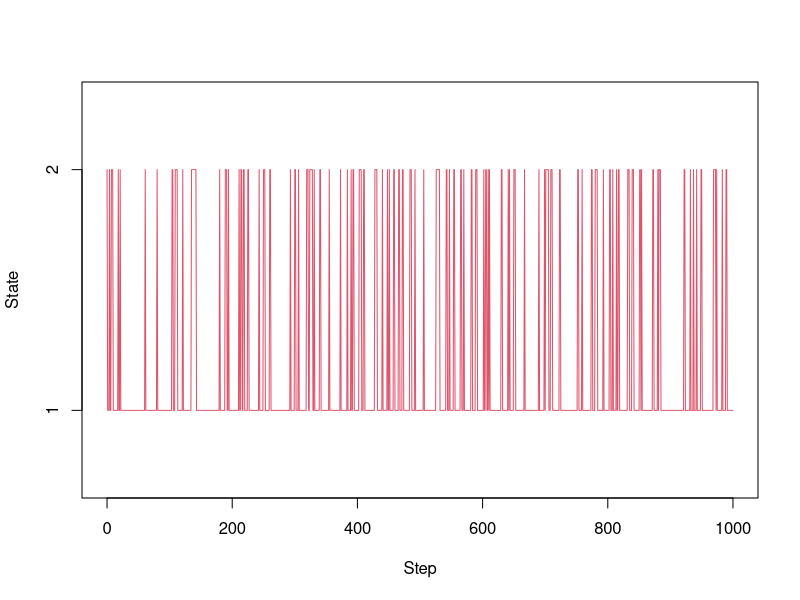
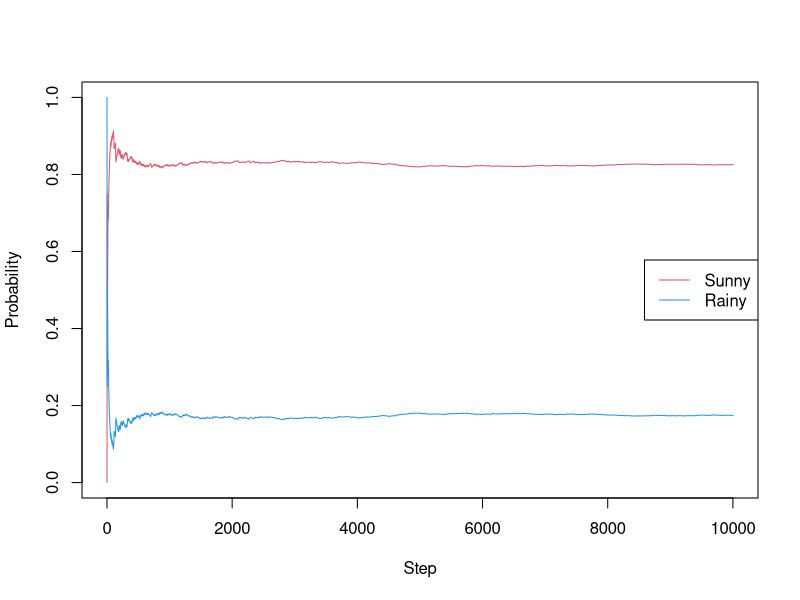
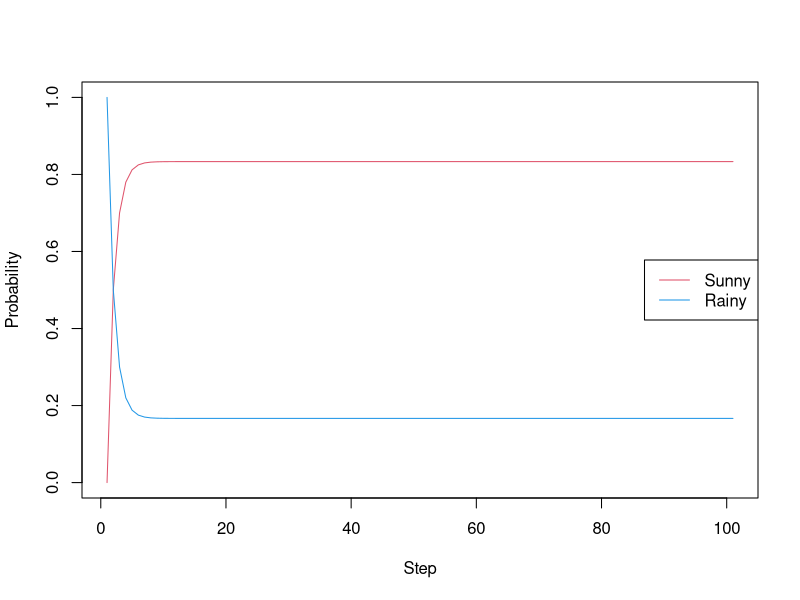
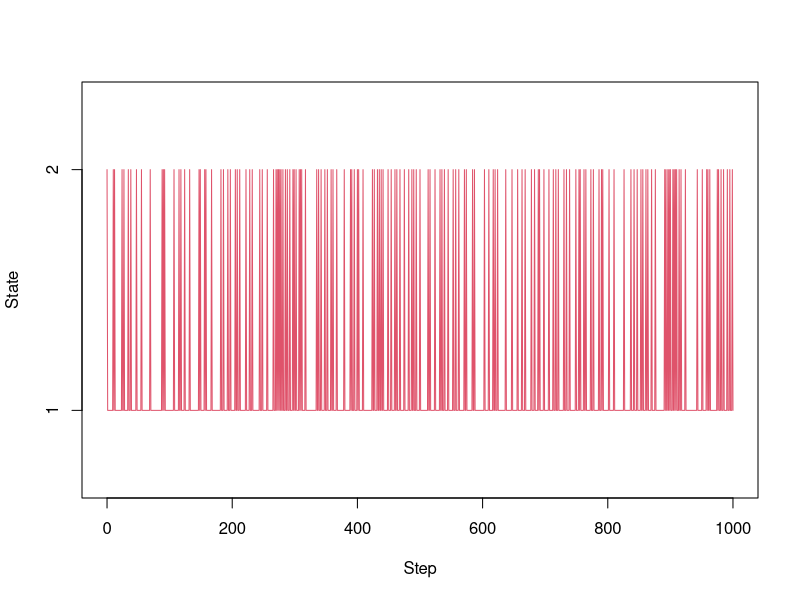
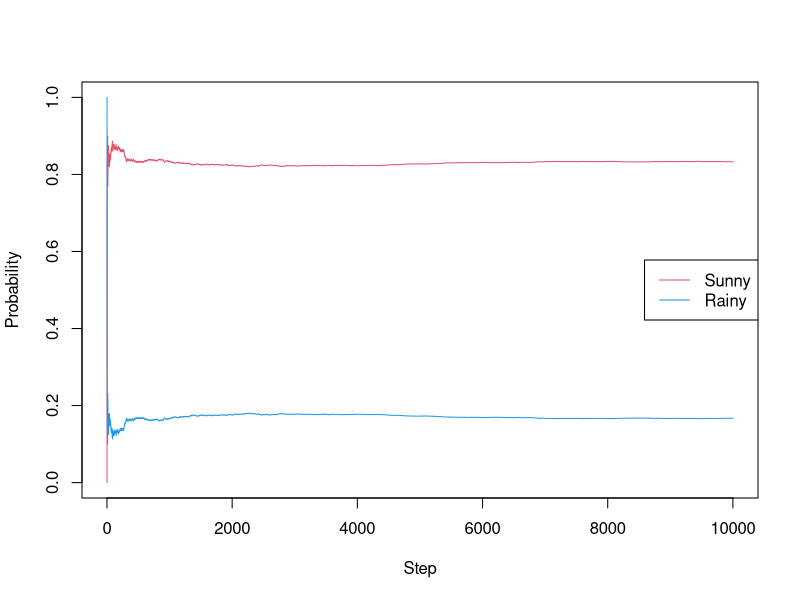
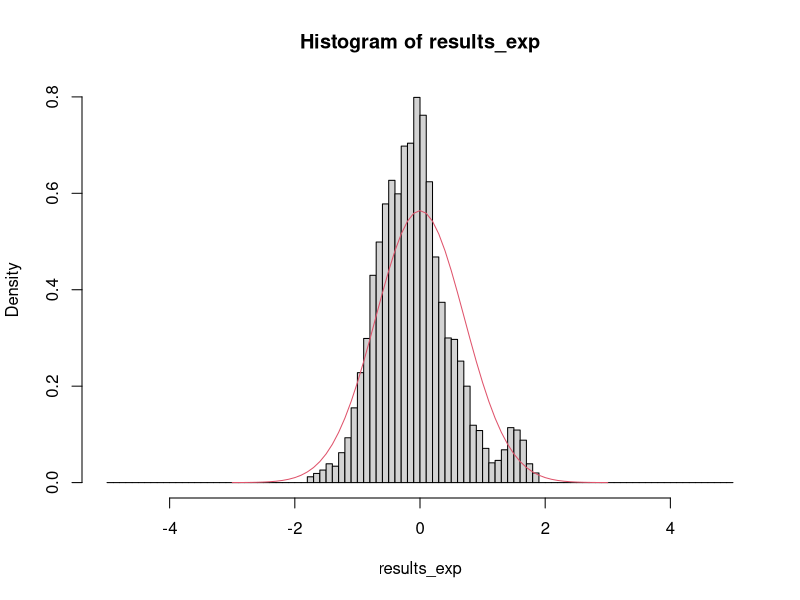
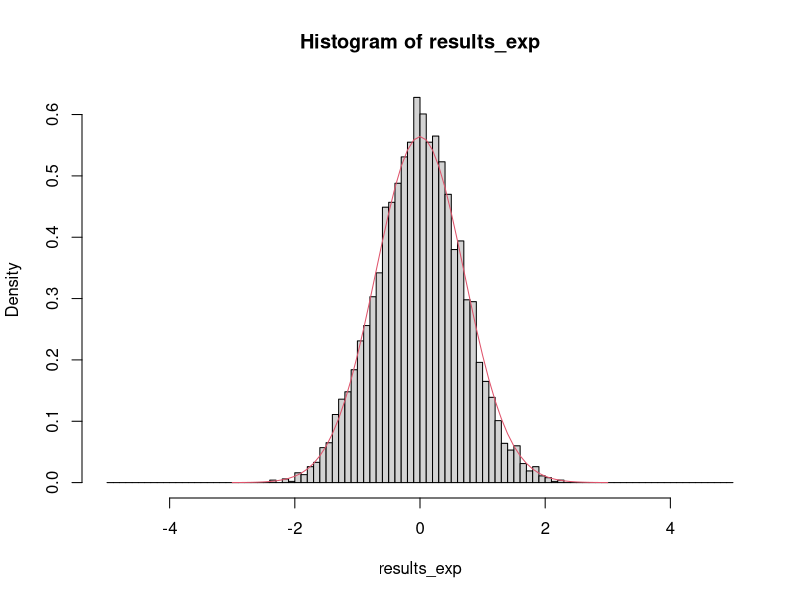
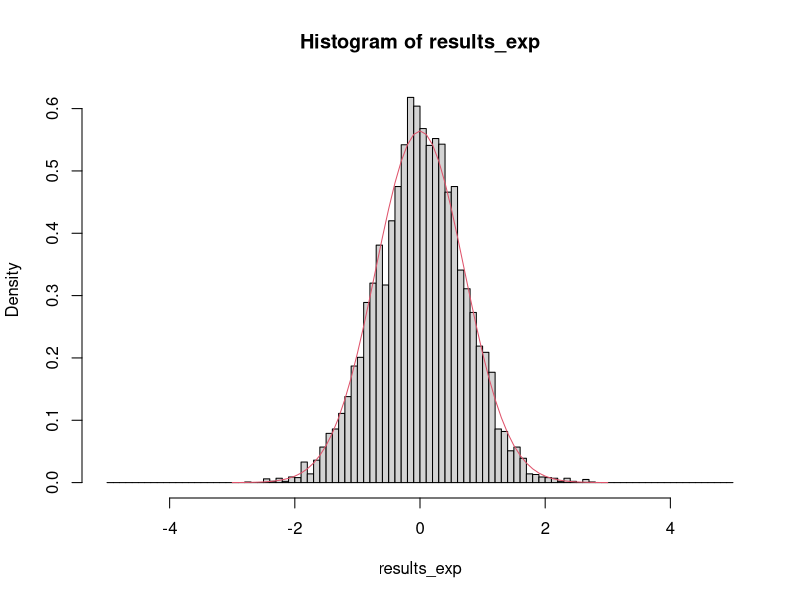

Reproduce these figures in R, in order.
## ---- chunk 1
knitr::opts_chunk$set(echo = TRUE)
## ---- chunk 2
markov_weather <- function(x0, nstep) {
  # x0: initial state
  # nstep: number of simulation steps
  # output: state trajectory (a vector of size nstep + 1)
  # states (binary): 1: "Sunny"; 2: "Rainy"
  # transition matrix, 1st row: 1 -> 1; 1 -> 2; 2nd row: 2 -> 1; 2 -> 2.
  transit = matrix(c(0.9, 0.1, 0.5, 0.5), nrow = 2, byrow = T)
  
  x = numeric(nstep+1)
  x[1] = x0
  for(i in seq(1:nstep)){
    r = runif(1)
    if(r < transit[x[i],1]){
      x[i+1] = 1
    }else{
      x[i+1] = 2
    }
  }
  return(x)
}

set.seed(1)
nstep = 10^4
results_weather  = markov_weather(x0 = 2, nstep = nstep)
plot(0:1000, results_weather[1:1001], type = "l", col = 2, xlab = "Step", ylab = "State", yaxt='n', ylim = c(0.7, 2.3))
axis(side=2, at=c(1,2))
## ---- chunk 3
p_sunny = cumsum(results_weather == 1)/cumsum(rep(1, length(results_weather)))
p_rainy = cumsum(results_weather == 2)/cumsum(rep(1, length(results_weather)))
plot(seq_len(nstep + 1), p_sunny, type = "l", col = 2, xlab = "Step", ylab = "Probability", ylim = c(0,1))
lines(seq_len(nstep + 1), p_rainy, col = 4)
legend("right", c("Sunny", "Rainy"), col = c(2, 4), lty = c(1,1))
tail(p_sunny, 1); tail(p_rainy, 1)
## ---- chunk 4
markov_weather_prob <- function(p0, nstep) {
  # p0: initial state probability -- (0, 1) means the initial condition is "2"
  # nstep: number of simulation steps
  # output: trajectory of state probability (matrix, row: steps; col: probability for states "1" and "2"
  # states (binary): 1: "Sunny"; 2: "Rainy"
  # transition matrix, 1st row: 1 -> 1; 1 -> 2; 2nd row: 2 -> 1; 2 -> 2.
  transit = matrix(c(0.9, 0.1, 0.5, 0.5), nrow = 2, byrow = T)
  
  p = matrix(0, nrow = nstep+1, ncol = 2)
  p[1,] = p0
  for(i in seq(1:nstep)){
    p[i+1,] = p[i,] %*% transit
  }
  return(p)
}

nstep = 100
prob_weather  = markov_weather_prob(p0 = c(0,1), nstep = nstep)
p_ss = prob_weather[nstep + 1,]
plot(seq_len(nstep + 1), prob_weather[,1], type = "l", col = 2, xlab = "Step", ylab = "Probability", ylim = c(0,1))
lines(seq_len(nstep + 1), prob_weather[,2], col = 4)
legend("right", c("Sunny", "Rainy"), col = c(2, 4), lty = c(1,1))
p_ss
## ---- chunk 5
metropolis_weather <- function(x0, p_ss, nstep) {
  # x0: initial state
  # p_ss: steady-state probability distribution (a vector of 2 elements)
  # nstep: number of simulation steps
  # output: state trajectory (a vector of size nstep + 1)
  # states (binary): 1: "Sunny"; 2: "Rainy"
  # transition matrix in this case is even unknown
  
  x = numeric(nstep+1)
  x[1] = x0
  for(i in seq(1:nstep)){
    xnew = 3 - x[i]  # 1 -> 2; 2 -> 1;
    a = min(1, p_ss[xnew]/p_ss[x[i]])
    if(runif(1) < a){
      x[i+1] = xnew
    }else{
      x[i+1] = x[i]
    }
  }
  return(x)
}

set.seed(1)
nstep = 10^4
results_weather2  = metropolis_weather(x0 = 2, p_ss = p_ss, nstep = nstep)
plot(0:1000, results_weather2[1:1001], type = "l", col = 2, xlab = "Step", ylab = "State", yaxt='n', ylim = c(0.7, 2.3))
axis(side=2, at=c(1,2))
## ---- chunk 6
p_sunny2 = cumsum(results_weather2 == 1)/cumsum(rep(1, length(results_weather2)))
p_rainy2 = cumsum(results_weather2 == 2)/cumsum(rep(1, length(results_weather2)))
plot(seq_len(nstep + 1), p_sunny2, type = "l", col = 2, xlab = "Step", ylab = "Probability", ylim = c(0,1))
lines(seq_len(nstep + 1), p_rainy2, col = 4)
legend("right", c("Sunny", "Rainy"), col = c(2, 4), lty = c(1,1))
## ---- chunk 7
cal_transit <- function(x_all){
  nstep = length(x_all) - 1
  n = length(unique(results_weather2))
  transit = matrix(0, nrow = n, ncol = n) # save counts of state transitions
  for(i in seq(1:nstep)){
    transit[x_all[i], x_all[i+1]] = transit[x_all[i], x_all[i+1]] + 1
  }
  total_counts = rowSums(transit)
  transit = transit/total_counts
  return(transit)
}
cal_transit(results_weather)  # transition matrix of the Markov chain model
cal_transit(results_weather2) # transition matrix of the metropolis sampling
## ---- chunk 8
metropolis_exp <- function(nstep, dx_max){
  # nstep: number of steps
  # dx_max: maximum step size (chosen from a uniform distribution)
  x = numeric(nstep+1)
  x[1] = 0  #initial x from the origin
  num_accept = 0
  for(i in 1:nstep){
    dx = runif(n = 1, min = -dx_max, max = dx_max)
    xnew = x[i] + dx
    a = min(1, exp(-xnew**2+x[i]**2))
    if(runif(1) < a){
      x[i+1] = xnew
      num_accept = num_accept + 1
    }else{
      x[i+1] = x[i]
    }
  }
  print(paste0("Acceptance rate", num_accept/nstep))
  return(x)
}

set.seed(1)
nstep = 10^4
x_sample = seq(-3,3,by = 0.1)
breaks = seq(-5,5,by = 0.1)
results_exp = metropolis_exp(nstep = nstep, dx_max = 0.1)
hist(results_exp, freq = F, breaks = breaks)
lines(x_sample, dnorm(x_sample, mean = 0, sd = sqrt(0.5)), col = 2)
results_exp = metropolis_exp(nstep = nstep, dx_max = 0.5)
hist(results_exp, freq = F, breaks = breaks)
lines(x_sample, dnorm(x_sample, mean = 0, sd = sqrt(0.5)), col = 2)
results_exp = metropolis_exp(nstep = nstep, dx_max = 2.0)
hist(results_exp, freq = F, breaks = breaks)
lines(x_sample, dnorm(x_sample, mean = 0, sd = sqrt(0.5)), col = 2)
results_exp = metropolis_exp(nstep = nstep, dx_max = 10.0)
hist(results_exp, freq = F, breaks = breaks)
lines(x_sample, dnorm(x_sample, mean = 0, sd = sqrt(0.5)), col = 2)
## ---- chunk 9
# compute the total energy of the spins
e_ising <- function(J, x){
  # J: interaction strength
  # x: states of the spins (1 or -1) -- a vector
  x_shift = c(x[-1], 0)
  e = - sum(x * x_shift)*J
  return(e)
}
## ---- chunk 10
# metropolis sampling based on a Boltzmann distribution
metropolis_ising_1st <- function(nstep, n, J, temp){
  # nstep: number of steps
  # n: number of spins (one dimensional)
  # J: interaction strength
  # temp: temperature (after scaling)
  x = matrix(0, nrow = (nstep + 1), ncol = n)  # states
  e = numeric(nstep + 1) # total energy
  x[1, ] = sample(c(-1, 1), size = n, replace = T) # random initial condition
  e[1] = e_ising(J, x[1,])
  num_accept = 0
  for(i in 1:nstep){
    k = sample(x = n, size = 1) # randomly select a spin
    xnew = x[i,]
    xnew[k] = -xnew[k]  # flip the spin
    enew = e_ising(J, xnew)
    a = min(1, exp(-(enew - e[i])/temp))
    if(runif(1) < a){
      x[i+1,] = xnew
      e[i+1] = enew
      num_accept = num_accept + 1
    }else{
      x[i+1,] = x[i,]
      e[i+1] = e[i]
    }
  }
  print(paste0("Acceptance rate ", num_accept/nstep))
  return(list(x = x, e = e))
}
set.seed(1)
nstep = 10^3
results_ising = metropolis_ising_1st(nstep = nstep, n = 10, J = 1, temp = 1)
plot(0:nstep, results_ising$e, type = "l", col = 2, lty = 1, xlab = "Step", ylab = "Total Energy", xlim = c(0,nstep))
## ---- chunk 11
# compute the energy differences for a move with a flip in the spin i
de_ising <- function(J,x,n,i){
  # J: interaction strength
  # x: states of the spins (1 or -1) -- a vector
  # i: the spin with a flip
  if(i == 1){
    de = 2*J*x[1]*x[2]
  }else if(i == n){
    de = 2*J*x[n-1]*x[n]
  }else{
    de = 2*J*x[i]*(x[i-1] + x[i+1])
  }
  return(de)
}

# testing to check if dE is computed properly
set.seed(1)
n = 10
J = 1
x = sample(c(-1, 1), size = n, replace = T) 
e0 = e_ising(J, x)
for(i in 1:n){
  x1 = x
  x1[i] = -x1[i]
  e1 = e_ising(J, x1)
  de = de_ising(J, x, n, i)
  print(c(i, e1 - e0, de))
}
## ---- chunk 12
# metropolis sampling based on a Boltzmann distribution (an improved version)
metropolis_ising_improved <- function(nstep, n, J, temp){
  # nstep: number of steps
  # n: number of spins (one dimensional)
  # J: interaction strength
  # temp: temperature (after scaling)
  x = matrix(0, nrow = (nstep + 1), ncol = n)  # states
  e = numeric(nstep + 1) # total energy
  x[1, ] = sample(c(-1, 1), size = n, replace = T) # random initial condition
  e[1] = e_ising(J, x[1,])
  num_accept = 0
  for(i in 1:nstep){
    k = sample(x = n, size = 1) # randomly select a spin
    de = de_ising(J, x[i,], n, k)
    if((de < 0) || (runif(1) <  exp(-de/temp))){
      x[i+1,] = x[i,]
      x[i+1,k] = -x[i+1,k] # flip the spin
      e[i+1] = e[i] + de
      num_accept = num_accept + 1
    }else{
      x[i+1,] = x[i,]
      e[i+1] = e[i]
    }
  }
  print(paste0("Acceptance rate ", num_accept/nstep))
  return(list(x = x, e = e))
}

set.seed(1)
nstep = 3*10^3
results_ising = metropolis_ising_improved(nstep = nstep, n = 10, J = 1, temp = 1)
print(paste0("Mean energy: ",mean(results_ising$e)))
num_1 = apply(results_ising$x, MARGIN = 1, function(vec) return(sum(vec == 1)))

par(mar = c(5, 5, 3, 5))
plot(0:nstep, results_ising$e, type = "l", col = 2, lty = 1, xlab = "Step", ylab = "Total Energy", xlim = c(0,nstep))
par(new = TRUE)
plot(0:nstep, num_1, type = "l", col = 4, lty = 2, axes = F, xlab = "", ylab = "")
axis(side = 4)
mtext("# of +1 Spins", side = 4, line = 3)
legend("topright", c("Total energy", "Spin states"),
       col = c(2, 4), lty = c(1, 2), cex = 0.5)
## ---- chunk 13
set.seed(1)
nstep = 3*10^3
results_ising = metropolis_ising_improved(nstep = nstep, n = 10, J = 1, temp = 0.3)
print(paste0("Mean energy: ",mean(results_ising$e)))
num_1 = apply(results_ising$x, MARGIN = 1, function(vec) return(sum(vec == 1)))

par(mar = c(5, 5, 3, 5))
plot(0:nstep, results_ising$e, type = "l", col = 2, lty = 1, xlab = "Step", ylab = "Total Energy", xlim = c(0,nstep))
par(new = TRUE)
plot(0:nstep, num_1, type = "l", col = 4, lty = 2, axes = F, xlab = "", ylab = "")
axis(side = 4)
mtext("# of +1 Spins", side = 4, line = 3)
legend("topright", c("Total energy", "Spin states"),
       col = c(2, 4), lty = c(1, 2), cex = 0.5)

## ---- chunk 14
set.seed(2)
nstep = 10^3
results_ising = metropolis_ising_improved(nstep = nstep, n = 10, J = 1, temp = 3)
print(paste0("Mean energy: ",mean(results_ising$e)))
num_1 = apply(results_ising$x, MARGIN = 1, function(vec) return(sum(vec == 1)))

par(mar = c(5, 5, 3, 5))
plot(0:nstep, results_ising$e, type = "l", col = 2, lty = 1, xlab = "Step", ylab = "Total Energy", xlim = c(0,nstep))
par(new = TRUE)
plot(0:nstep, num_1, type = "l", col = 4, lty = 2, axes = F, xlab = "", ylab = "")
axis(side = 4)
mtext("# of +1 Spins", side = 4, line = 3)
legend("topright", c("Total energy", "Spin states"),
       col = c(2, 4), lty = c(1, 2), cex = 0.5)
